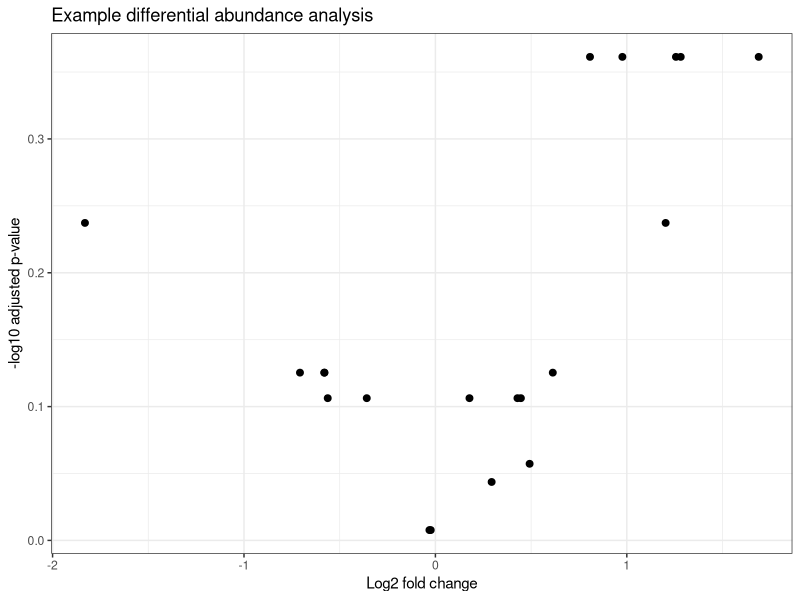
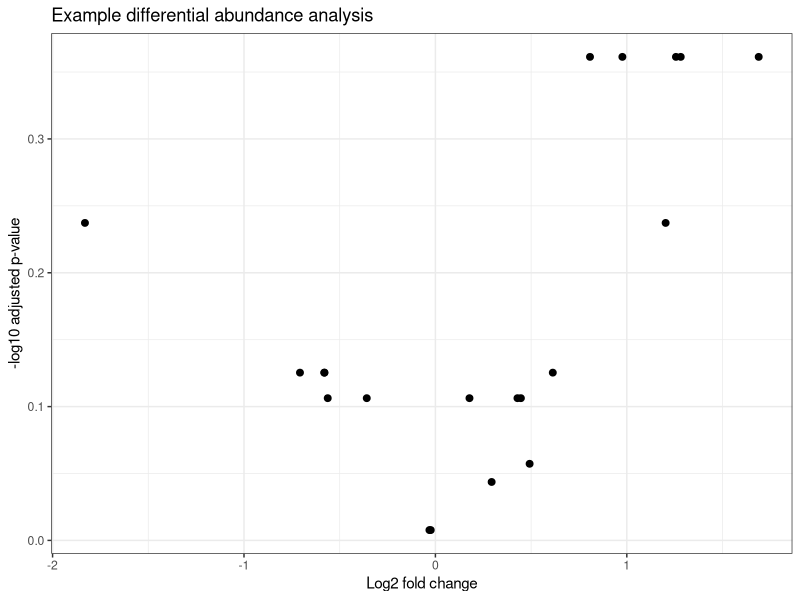

Source code (R) for these figures, in order:
# 05_differential_abundance_example.R
# Purpose: Demonstrate a simple differential abundance workflow using simulated rumen microbiome data

# Load required packages
library(tidyverse)

# Import metadata
metadata <- read_csv("data/example_metadata.csv")

# Simulate feature abundance data
set.seed(123)

feature_table <- matrix(
  sample(10:1000, size = nrow(metadata) * 20, replace = TRUE),
  nrow = nrow(metadata),
  ncol = 20
)

rownames(feature_table) <- metadata$sample_id
colnames(feature_table) <- paste0("Feature_", 1:20)

# Convert feature table to long format
feature_long <- as_tibble(feature_table, rownames = "sample_id") %>%
  pivot_longer(
    cols = starts_with("Feature_"),
    names_to = "feature",
    values_to = "abundance"
  ) %>%
  left_join(metadata, by = "sample_id")

# Simple example comparison between groups
differential_summary <- feature_long %>%
  group_by(feature) %>%
  summarise(
    mean_control = mean(abundance[group == "Control"]),
    mean_treatment = mean(abundance[group == "Treatment"]),
    log2_fold_change = log2((mean_treatment + 1) / (mean_control + 1)),
    p_value = t.test(abundance ~ group)$p.value,
    .groups = "drop"
  ) %>%
  mutate(
    adjusted_p_value = p.adjust(p_value, method = "BH")
  )

print(differential_summary)

# Save results
dir.create("results", showWarnings = FALSE)
dir.create("figures", showWarnings = FALSE)

write_csv(differential_summary, "results/differential_abundance_example.csv")

# Volcano-style plot
volcano_plot <- ggplot(
  differential_summary,
  aes(x = log2_fold_change, y = -log10(adjusted_p_value))
) +
  geom_point(size = 2) +
  theme_bw() +
  labs(
    x = "Log2 fold change",
    y = "-log10 adjusted p-value",
    title = "Example differential abundance analysis"
  )

print(volcano_plot)

ggsave(
  filename = "figures/differential_abundance_volcano_example.png",
  plot = volcano_plot,
  width = 6,
  height = 4,
  dpi = 300
)
